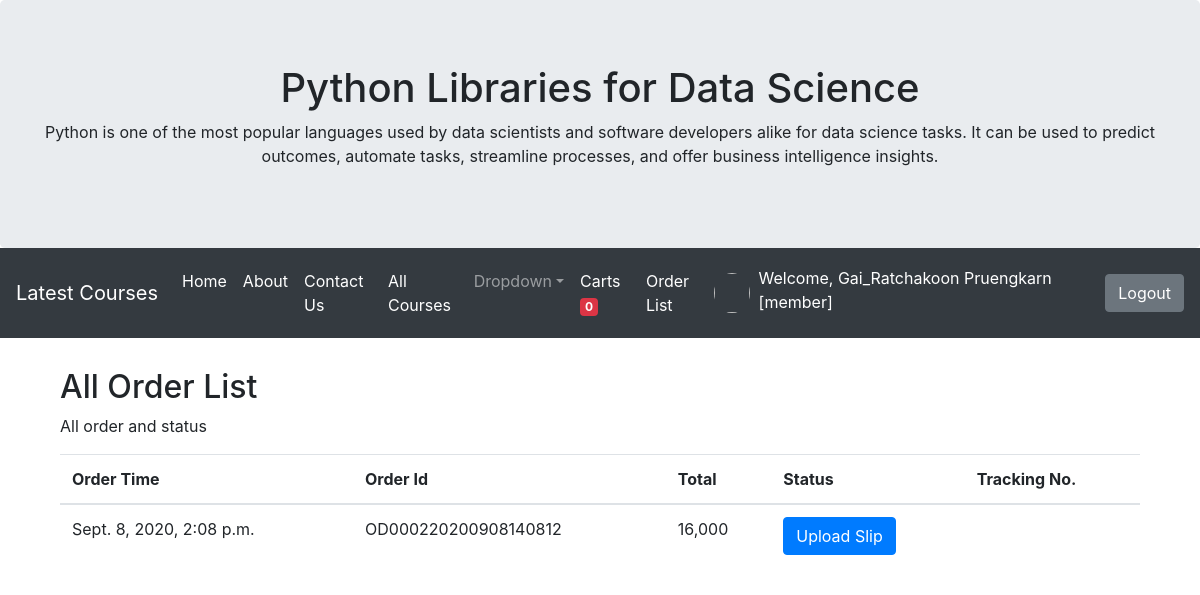
/orderlist/ (signed in), run on an earlier commit of the app's database.
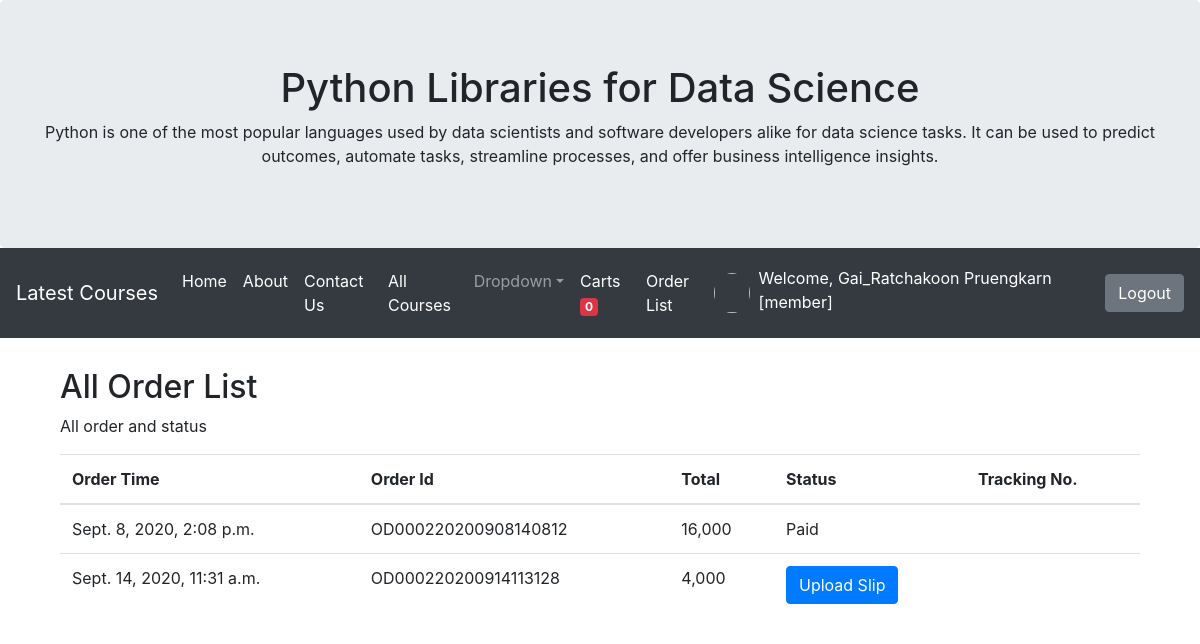
And on a later commit of the database.
### myapp/models.py (models this page shows)
class OrderPending(models.Model):
	orderid = models.CharField(max_length=100)
	user = models.ForeignKey(User,on_delete=models.CASCADE)
	name = models.CharField(max_length=100)
	tel = models.CharField(max_length=100)
	address = models.TextField()
	shipping = models.CharField(max_length=100)
	payment = models.CharField(max_length=100)
	other = models.TextField(blank=True, null=True)
	stamp = models.DateTimeField(auto_now_add=True, blank=True, null=True)
	paid = models.BooleanField(default=False)
	slip = models.ImageField(upload_to="slip", null=True, blank=True)
	sliptime= models.CharField(max_length=100, null=True, blank=True)
	paymentid = models.CharField(max_length=100, null=True, blank=True)
	trackingnumber = models.CharField(max_length=100, null=True, blank=True)

### myapp/views.py (the view)
# urls.py: path('orderlist/', OrderListPage, name = 'orderlist-page'),
def OrderListPage(request):
	username = request.user.username
	user = User.objects.get(username=username)
	context = {}
	order = OrderPending.objects.filter(user=user)
	for od in order:
		orderid = od.orderid
		odlist = OrderList.objects.filter(orderid = orderid) #หาผลรวมใน orderlist
		total = sum([c.total for c in odlist]) #รวมราคา
		od.total = total
	context['allorder'] = order
	return render(request,'myapp/orderlist.html',context)

### myapp/template/myapp/orderlist.html (shortened to what this page needs)
{% extends 'myapp/base.html' %}
{% load humanize %}
{% block content %}
	<div class="container">
	  <h2>All Order List</h2>
	  <p>All order and status</p>
	  <table class="table">
		<thead>
		  <tr>
		  	<th>Order Time</th>
			<th>Order Id</th>
			<th>Total</th>
			<th>Status</th>
			<th>Tracking No.</th>
		  </tr>
		</thead>
		<tbody>
		{% for od in allorder %}
		  <tr>
			<td>{{od.stamp}}</td>
			<td>{{od.orderid}}</td>
			<td>{{od.total|intcomma}}</td>
			<td>
				{% if od.paid %}
					Paid
				{% else %}
					<a href="#" class="btn btn-primary">Upload Slip</a>
				{% endif %}
			</td>
			<td>
			</td>
		  </tr>
		 {% endfor %}
		</tbody>
	  </table>
	</div>
{% endblock content %}

What changed in the data, as far as the page shows it:
changed OrderPending "Sept. 8, 2020, 2:08 p.m.": paid "Upload Slip" → "Paid"
added OrderPending: stamp "Sept. 14, 2020, 11:31 a.m.", orderid "OD000220200914113128", total "4,000", paid "Upload Slip"
